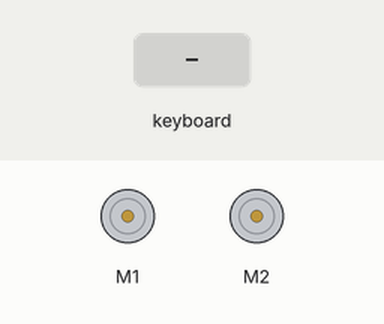
Recording of a program running on a simulated Raspberry Pi (BCM pin numbers). Shown: 2 × DC motor (green arrow = forward, orange = backward, longer = faster). Inputs (shaded band) come from the test bench. Motors are numbered in the order the program creates them (left before right in a Robot).

Above: at 1.2 s.
1.3 s: key up typed on the keyboard
At 1.45 s:
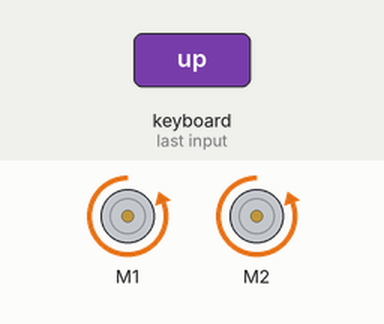
3.1 s: key down typed on the keyboard
At 3.25 s:
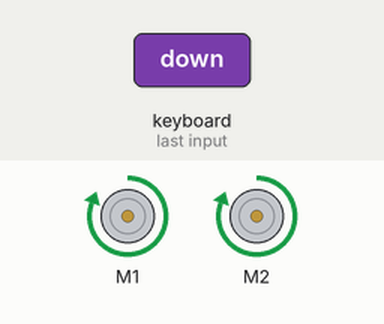
4.9 s: key left typed on the keyboard
At 5.05 s:
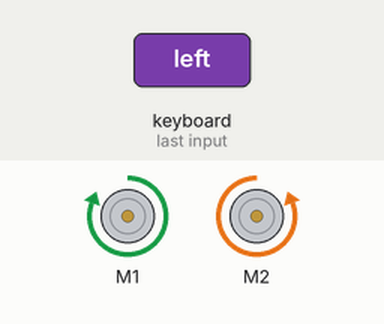
6.7 s: key right typed on the keyboard
At 6.85 s:
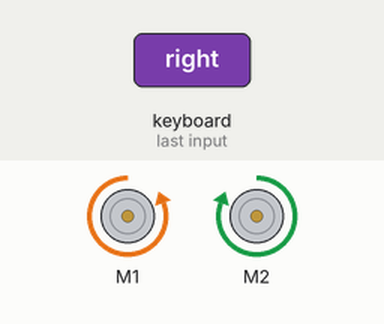
Timing chart, 0 to 9.5 s (numbered marks = the images above; inputs shaded):
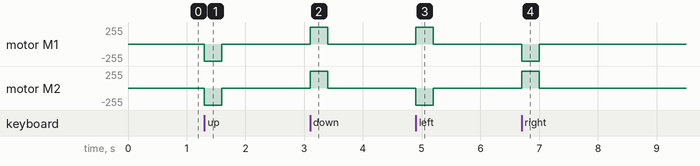

Measured:
- after the input at 1.3 s, motor M1, motor M2: stopped → backward 255/255 at once, → stopped 0.30 s later
- after the input at 3.1 s, motor M1, motor M2: stopped → forward 255/255 at once, → stopped 0.30 s later
- after the input at 4.9 s, motor M1: stopped → forward 255/255 at once, → stopped 0.30 s later; motor M2: stopped → backward 255/255 at once, → stopped 0.30 s later
- after the input at 6.7 s, motor M1: stopped → backward 255/255 at once, → stopped 0.30 s later; motor M2: stopped → forward 255/255 at once, → stopped 0.30 s later

The program:

keyboard_move.py
```python
import gpiozero
import time
import curses

robot = gpiozero.Robot(left=(18, 17), right=(27, 22))

actions = {
    curses.KEY_UP:    robot.backward,
    curses.KEY_DOWN:  robot.forward,
    curses.KEY_LEFT:  robot.right,
    curses.KEY_RIGHT: robot.left,
}

def main(window):
    next_key = None
    while True:
        curses.halfdelay(1)
        if next_key is None:
            key = window.getch()
        else:
            key = next_key
            next_key = None
        if key != -1:
            # KEY PRESSED
            curses.halfdelay(3)
            action = actions.get(key)
            if action is not None:
                action()
            next_key = key
            while next_key == key:
                next_key = window.getch()
            # KEY RELEASED
            robot.stop()

curses.wrapper(main)
```
